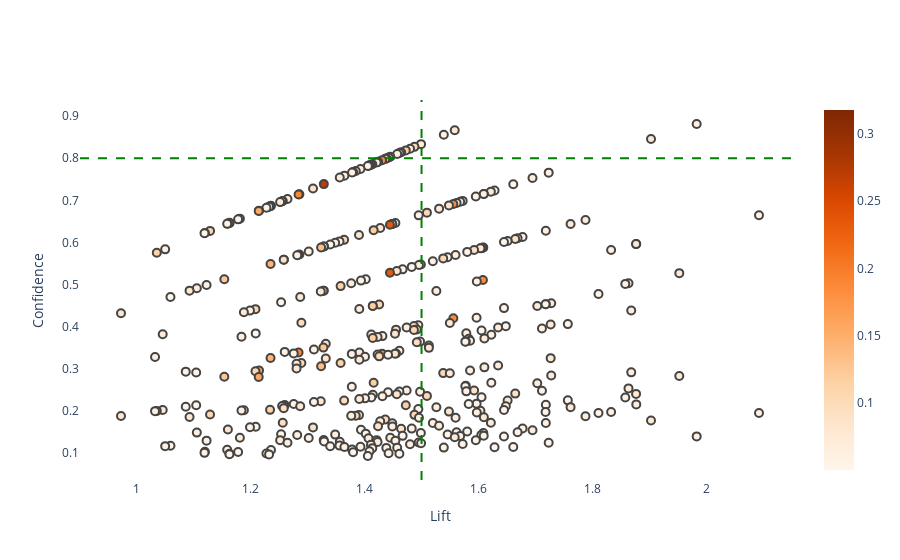

The cell this chart's notebook holds for it:
### Code cell
data_scatter = dict(type='scatter',
    y=rulesLift['confidence'],
    x=rulesLift['lift'],
    #text=rulesLift.index,
    #mode='markers',
    #marker=dict(
    #size=rulesLift['support'],
    hovertemplate=#'Grand Prix: ' + df_racetracks["name_x"] + '<br>'
                    #'RuleID: ' + rulesLift.index + '<br>'+
                    'Lift: ' + rulesLift["lift"].astype(str) + '<br>'+
                    'Confidence: ' + rulesLift['confidence'].astype(str) + '<br>'+
                    'Support: ' + rulesLift['support'].astype(str) + '<br>'+    
                    'Antecedents: ' + rulesLift['antecedents'].astype(str) + '<br>'+
                    'Consequents: ' + rulesLift['consequents'].astype(str) + '<br>'
    '<extra></extra>',
    #color=scatterdf['Avg Salary'],  # set color equal to a variable
    #color_continuous_scale='mint',  # one of plotly colorscales
    #showscale=False,
    mode='markers',
    marker=dict(size=8,
                #size=rulesLift['support'],
                color=rulesLift['support'],
                colorscale='oranges',
                showscale=True,
                line_width=2),
    )
layout = dict(
    paper_bgcolor='rgba(0,0,0,0)',
    plot_bgcolor='rgba(0,0,0,0)',
    xaxis_title="Lift",
    yaxis_title="Confidence"
)

fig = go.Figure(data=data_scatter, layout=layout)
fig.add_hline(y=0.8, line_width=2, line_dash="dash", line_color="green")
fig.add_vline(x=1.5, line_width=2, line_dash="dash", line_color="green")
fig

### Figure 1 — Plotly figure (JSON) as saved in the notebook; plotly's stock layout.template omitted (floating-point values rounded to 4 significant figures; data arrays with more than 128 entries replaced by an {"elided": "..."} marker saying what was removed)
{"data": [{"hovertemplate": {"elided": "386 str values"}, "marker": {"color": {"elided": "386 float values"}, "colorscale": [[0, "rgb(255,245,235)"], [0.125, "rgb(254,230,206)"], [0.25, "rgb(253,208,162)"], [0.375, "rgb(253,174,107)"], [0.5, "rgb(253,141,60)"], [0.625, "rgb(241,105,19)"], [0.75, "rgb(217,72,1)"], [0.875, "rgb(166,54,3)"], [1, "rgb(127,39,4)"]], "line": {"width": 2}, "showscale": true, "size": 8}, "mode": "markers", "type": "scatter", "x": {"elided": "386 float values"}, "y": {"elided": "386 float values"}}], "layout": {"paper_bgcolor": "rgba(0,0,0,0)", "plot_bgcolor": "rgba(0,0,0,0)", "shapes": [{"line": {"color": "green", "dash": "dash", "width": 2}, "type": "line", "x0": 0, "x1": 1, "xref": "x domain", "y0": 0.8, "y1": 0.8, "yref": "y"}, {"line": {"color": "green", "dash": "dash", "width": 2}, "type": "line", "x0": 1.5, "x1": 1.5, "xref": "x", "y0": 0, "y1": 1, "yref": "y domain"}], "xaxis": {"title": {"text": "Lift"}}, "yaxis": {"title": {"text": "Confidence"}}}}
